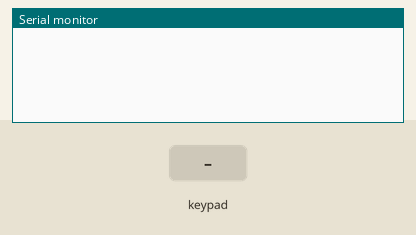
Bench run of a sketch on a simulated Arduino Uno, built with avr-gcc and run on an emulated ATmega328P. On the bench: the last lines printed to the serial monitor. The test bench sets the inputs (shaded band).

Above: at 1.2 s.
1.3 s: key '1' pressed
At 2.1 s:
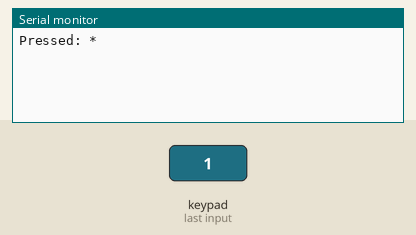
2.8 s: keypad keys 4 4 4 4 * pressed 0.4 s apart
At 5.0 s:
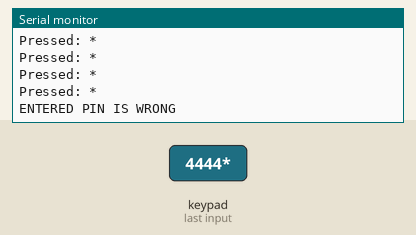

The sketch:

PasswordKeypad.ino
```cpp
/*
||  Simple Password Entry Using Matrix Keypad
||  4/5/2012 Updates Nathan Sobieck: Nathan@Sobisource.com
||
*/


//* is to validate password
//# is to reset password attempt

/////////////////////////////////////////////////////////////////

#include <Password.h> //http://www.arduino.cc/playground/uploads/Code/Password.zip
#include <Keypad.h> //http://www.arduino.cc/playground/uploads/Code/Keypad.zip

Password password = Password( "4444" );

const byte ROWS = 4; // Four rows
const byte COLS = 4; //  columns
// Define the Keymap
char keys[ROWS][COLS] = {
  {'1','2','3','A'},
  {'4','5','6','B'},
  {'7','8','9','C'},
  {'*','0','#','D'}
};

byte rowPins[ROWS] =  { 7, 6, 5, 4 };// Connect keypad ROW0, ROW1, ROW2 and ROW3 to these Arduino pins.
byte colPins[COLS] = { 12, 11, 10, 8 };// Connect keypad COL0, COL1 and COL2 to these Arduino pins.


// Create the Keypad
Keypad keypad = Keypad( makeKeymap(keys), rowPins, colPins, ROWS, COLS );

void setup(){

  Serial.begin(9600);
  keypad.addEventListener(keypadEvent); //add an event listener for this keypad
}

void loop(){
  keypad.getKey();
}


void keypadEvent(KeypadEvent eKey){
  switch (keypad.getState()){
    case PRESSED:
	Serial.print("Pressed: ");
	Serial.println("*");
	switch (eKey){
	  case '*': checkPassword(); break;
	  case '#': password.reset(); break;
	  default: password.append(eKey);
     }
  }
}

void checkPassword(){
  if (password.evaluate()){
    Serial.println("ENTERED PIN IS RIGHT");

  }else{
    Serial.println("ENTERED PIN IS WRONG");


  }}
```

Measured:
- after the input at 1.3 s, the serial monitor: prints a new line at once (image 1)
- after the input at 2.8 s, the serial monitor: prints a new line after 1.6 s (image 2)
